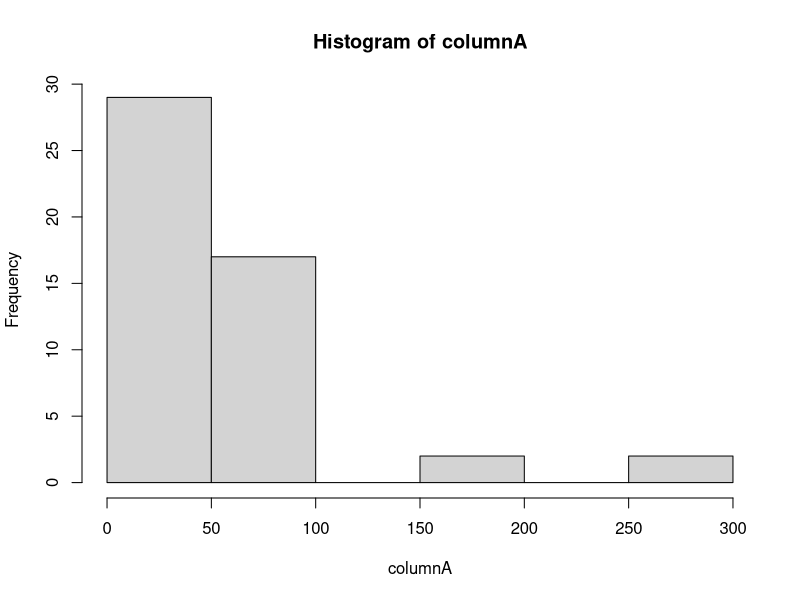

The R script that drew this image: (Note: this script raises an error after producing the figure.)
#set working directory
setwd("C:/Users/[user]") #REPLACE

datA <- read.csv("columnA.csv")
datB <- read.csv("columnB.csv")

head(datA)
head(datB)

columnA <- datA$IntegerColumn
columnB <- datB$StringColumn

mean(columnA)
median(columnA)
hist(columnA)

plot(columnB)
